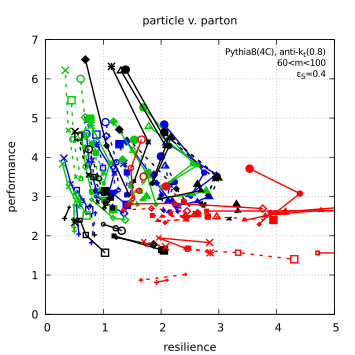

Write gnuplot code to recreate this figure.
reset
set term pdfcairo enhanced size 9cm,9cm
set colors classic
set out 'global-scan.pdf'

call 'defaults.gp'

eS=0.4

R=default_R
levelref=default_levelref
levelalt=default_levelalt
level=levelref.'_'.levelalt

reflabel=default_levelref_label
altlabel=default_levelalt_label

set xlabel 'resilience'
set xrange [0:5]

set ylabel 'performance'
set yrange [0:7]

set grid dt 3 lw 1

set label 102 '{/*0.8 Pythia8(4C), anti-k_t('.R.')}' right at graph 0.97,0.96
set label 103 '{/*0.8 60<m<100}'                     right at graph 0.97,0.92
set label 101 sprintf('{/*0.8 {/Symbol e}_S=%g',eS)  right at graph 0.97,0.88

#          +   x   *   sqr     o       tr     dia
groomers="ppp lpl lll lpp tpp tpt tlt tll ttt tpl trimmed"
#groomers="ppp lll lpl lpp ttt tlt tpt tll tpl tpp trimmed"


shapes="tau21_beta1 tau21_beta2 N2_beta1 N2_beta2 D2_beta1 D2_beta2 M2_beta1 M2_beta2"

m(shape)=sprintf('< grep -m1 "^#columns:" ../quality-measures/qualities-R'.R.'.res | sed "s/#columns: //"; grep %s ../quality-measures/qualities-R'.R.'.res',shape)

resilience ="1.0/sqrt(column('Bcorrection_'.level)**2+column('Scorrection_'.level)**2)"
performance="column('significance_'.levelref)"

set macros

mycolour(i)=(i==0) ? 'rgb "#ff0000"' : ((i==1) ? 'rgb "#00dd00"' : ((i==2) ? 'rgb "#0000ff"' : 'rgb "#ffffff"'))
mydt(i)=(i-1)%2
mypoint(ig)=(ig<=9) ? ig : ig+2

set style line 1 dt 2 lc rgb "#0000ff" lw 2  # tau21
set style line 2 dt 1 lc rgb "#0000ff" lw 2  # tau21
set style line 3 dt 2 lc rgb "#00cc00" lw 2  # N2
set style line 4 dt 1 lc rgb "#00cc00" lw 2  # N2
set style line 5 dt 2 lc rgb "#000000" lw 2  # D2
set style line 6 dt 1 lc rgb "#000000" lw 2  # D2
set style line 7 dt 2 lc rgb "#ff0000" lw 2  # M2
set style line 8 dt 1 lc rgb "#ff0000" lw 2  # M2

set title reflabel.' v. '.altlabel 

plot for [is=1:words(shapes)] for [ig=1:words(groomers)] \
     m(word(shapes,is).'_'.word(groomers,ig)) u (@resilience):(@performance):((0.001*$2)**0.5*0.6) \
     w linesp ls is pt mypoint(ig) ps variable not


# examples of performant but not too resilient :
#   solid-blue crosses         i.e. D2,beta=2 with lll
#   solid-blue filled-diamonds i.e. D2,beta=2 with trimmed
#   dashed-black stars         i.e. N2,beta=1 with lpl
# example of resilient  but not too performant:
#   solid-green empty squares  i.e. M2,beta=2 with ttt

set out
